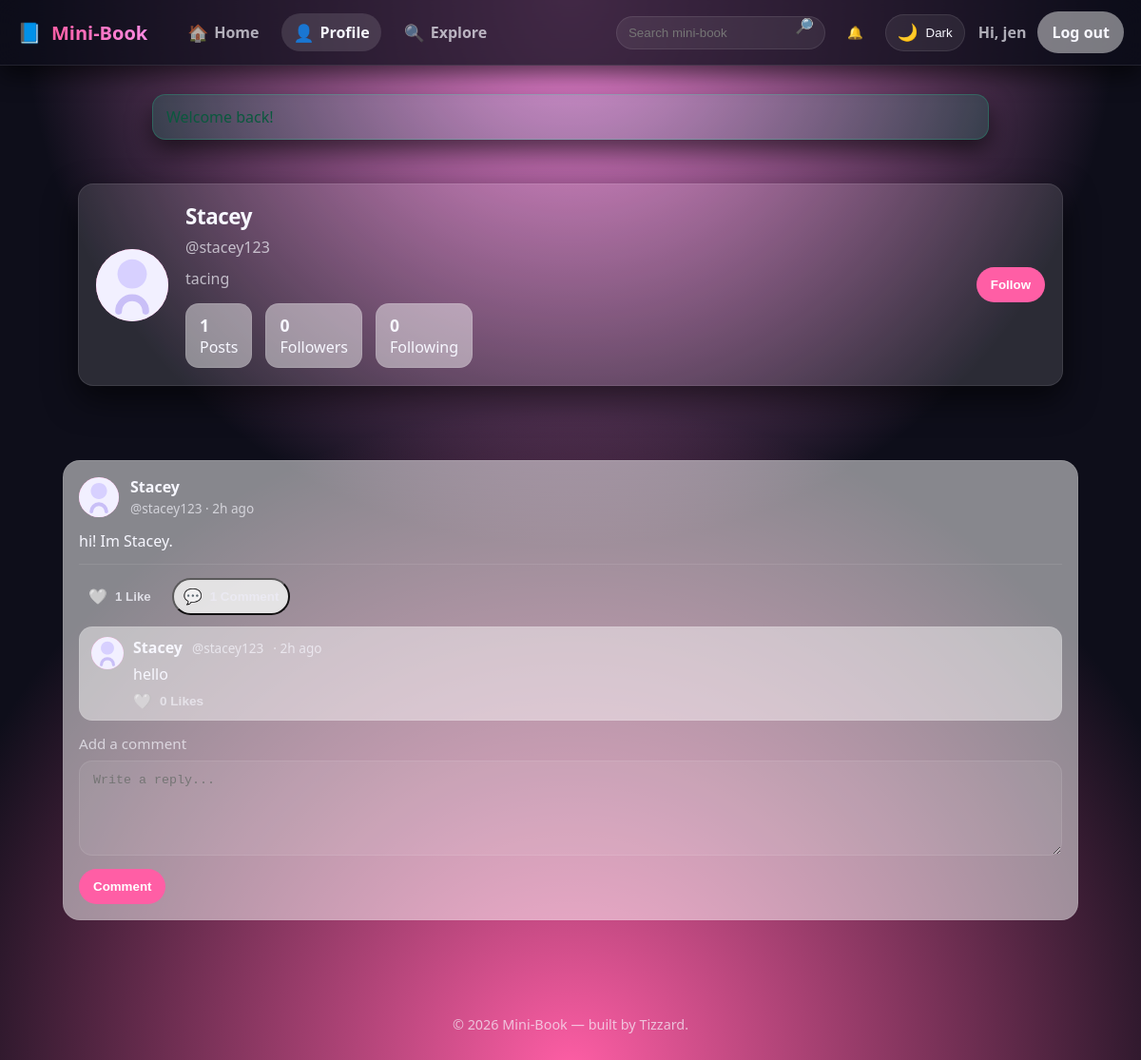
The page /profile.php?u=stacey123 (signed in) on the database its author committed.
### tables this page shows
CREATE TABLE users (
    id INTEGER PRIMARY KEY AUTOINCREMENT,
    username TEXT NOT NULL UNIQUE,
    password_hash TEXT NOT NULL,
    full_name TEXT NOT NULL,
    bio TEXT DEFAULT '',
    created_at TEXT NOT NULL
, profile_pic TEXT DEFAULT NULL);

CREATE TABLE posts (
    id INTEGER PRIMARY KEY AUTOINCREMENT,
    user_id INTEGER NOT NULL,
    content TEXT NOT NULL,
    created_at TEXT NOT NULL, media TEXT DEFAULT NULL,
    FOREIGN KEY(user_id) REFERENCES users(id) ON DELETE CASCADE
);

CREATE TABLE comments (
    id INTEGER PRIMARY KEY AUTOINCREMENT,
    user_id INTEGER NOT NULL,
    post_id INTEGER NOT NULL,
    content TEXT NOT NULL,
    created_at TEXT NOT NULL,
    FOREIGN KEY(user_id) REFERENCES users(id) ON DELETE CASCADE,
    FOREIGN KEY(post_id) REFERENCES posts(id) ON DELETE CASCADE
);

### init.php (called while the page is built, shortened)
<?php
function mini_book_db(): PDO
{
    static $pdo;
    if ($pdo instanceof PDO) {
        return $pdo;
    }
    $dsn = 'sqlite:' . MINIBOOK_DB_PATH;
    $pdo = new PDO($dsn, null, null, [
        PDO::ATTR_ERRMODE => PDO::ERRMODE_EXCEPTION,
        PDO::ATTR_DEFAULT_FETCH_MODE => PDO::FETCH_ASSOC,
    ]);
    $pdo->exec('PRAGMA foreign_keys = ON');
    return $pdo;
}
function current_user(): ?array
{
    $db = mini_book_db();
    $stmt = $db->prepare('SELECT id, username, full_name, bio, created_at FROM users WHERE id = ?');
    $stmt->execute([$_SESSION['user_id']]);
    $user = $stmt->fetch();
    return $user ?: null;
}
function flash_get(string $key): ?string
{
    if (!isset($_SESSION['flash'][$key])) {
        return null;
    }
    $msg = $_SESSION['flash'][$key];
    return $msg;
}
function escape_html(string $value): string
{
    return htmlspecialchars($value, ENT_QUOTES | ENT_SUBSTITUTE, 'UTF-8');
}
function human_time(string $datetime): string
{
    $then = new DateTime($datetime);
    $now = new DateTime();
    $diff = $now->getTimestamp() - $then->getTimestamp();
    if ($diff < 86400) {
        $h = (int)floor($diff / 3600);
        return $h . 'h ago';
    }
    return $then->format('M j, Y');
}
function asset(string $path): string
{
    $base = rtrim(dirname($_SERVER['SCRIPT_NAME'] ?? ''), '/');
    if ($base === '' || $base === '/') {
        return '/' . ltrim($path, '/');
    }
    return $base . '/' . ltrim($path, '/');
}
function menu_active(string $page): string
{
    return (basename($_SERVER['PHP_SELF']) === $page) ? 'active' : '';
}
function count_followers(int $userId): int
{
    $db = mini_book_db();
    $stmt = $db->prepare('SELECT COUNT(*) FROM follows WHERE user_id = ?');
    $stmt->execute([$userId]);
    return (int)$stmt->fetchColumn();
}
function count_following(int $userId): int
{
    $db = mini_book_db();
    $stmt = $db->prepare('SELECT COUNT(*) FROM follows WHERE follower_id = ?');
    $stmt->execute([$userId]);
    return (int)$stmt->fetchColumn();
}
function is_following(int $viewerId, int $profileId): bool
{
    $db = mini_book_db();
    $stmt = $db->prepare('SELECT 1 FROM follows WHERE follower_id = ? AND user_id = ?');
    $stmt->execute([$viewerId, $profileId]);
    return (bool)$stmt->fetchColumn();
}
function is_post_liked(int $userId, int $postId): bool
{
    $db = mini_book_db();
    $stmt = $db->prepare('SELECT 1 FROM likes WHERE user_id = ? AND post_id = ?');
    $stmt->execute([$userId, $postId]);
    return (bool)$stmt->fetchColumn();
}
function get_user_by_username(string $username): ?array
{
    $db = mini_book_db();
    $stmt = $db->prepare('SELECT id, username, full_name, bio, profile_pic, created_at FROM users WHERE username = ?');
    $stmt->execute([$username]);
    return $stmt->fetch() ?: null;
}
function get_post_like_count(int $postId): int
{
    $db = mini_book_db();
    $stmt = $db->prepare('SELECT COUNT(*) FROM likes WHERE post_id = ?');
    $stmt->execute([$postId]);
    return (int)$stmt->fetchColumn();
}
function get_posts_for_user(int $userId, int $limit = 50): array
{
    $db = mini_book_db();
    $stmt = $db->prepare(
        'SELECT p.*, u.username, u.full_name, u.profile_pic FROM posts p JOIN users u ON p.user_id = u.id WHERE p.user_id = ? ORDER BY p.created_at DESC LIMIT ?'
    );
    $stmt->bindValue(1, $userId, PDO::PARAM_INT);
    $stmt->bindValue(2, $limit, PDO::PARAM_INT);
    $stmt->execute();
    return $stmt->fetchAll();
}
function get_comments_for_post(int $postId, int $limit = 20): array
{
    $db = mini_book_db();
    $stmt = $db->prepare(
        'SELECT c.*, u.username, u.full_name, u.profile_pic FROM comments c JOIN users u ON c.user_id = u.id WHERE c.post_id = ? ORDER BY c.created_at ASC LIMIT ?'
    );
    $stmt->bindValue(1, $postId, PDO::PARAM_INT);
    $stmt->bindValue(2, $limit, PDO::PARAM_INT);
    $stmt->execute();
    return $stmt->fetchAll();
}
function get_profile_pic_url(?string $filename): string
{
    if (!$filename) {
        return asset('assets/img/avatar-placeholder.svg');
    }
    $safe = basename($filename);
    return asset('data/uploads/' . $safe);
}
function is_comment_liked(int $userId, int $commentId): bool
{
    $db = mini_book_db();
    $stmt = $db->prepare('SELECT 1 FROM comment_likes WHERE user_id = ? AND comment_id = ?');
    $stmt->execute([$userId, $commentId]);
    return (bool)$stmt->fetchColumn();
}
function get_comment_like_count(int $commentId): int
{
    $db = mini_book_db();
    $stmt = $db->prepare('SELECT COUNT(*) FROM comment_likes WHERE comment_id = ?');
    $stmt->execute([$commentId]);
    return (int)$stmt->fetchColumn();
}

### profile.php (the view, shortened to what this page needs)
<?php
require_once __DIR__ . '/init.php';
$user = current_user();
$username = trim($_GET['u'] ?? '');
$profile = get_user_by_username($username);
    ?>
    <?php
$posts = get_posts_for_user($profile['id'], 50);
$isMe = $profile['id'] === $user['id'];
$isFollowing = $isMe ? false : is_following($user['id'], $profile['id']);
require __DIR__ . '/header.php';
?>
<div class="page-wrapper">
  <div class="card">
    <div class="profile-header">
      <div class="profile-avatar" aria-hidden="true">
        <img src="<?= escape_html(get_profile_pic_url($profile['profile_pic'] ?? null)) ?>" alt="Profile picture" />
      </div>
      <div class="profile-meta">
        <h1><?= escape_html($profile['full_name']) ?></h1>
        <p style="margin: 6px 0 0; color: var(--text-muted);">@<?= escape_html($profile['username']) ?></p>
        <?php if ($profile['bio']): ?>
          <p style="margin: 10px 0 0; line-height: 1.5;"><?= nl2br(escape_html($profile['bio'])) ?></p>
        <?php else: ?>
          <p style="margin: 10px 0 0; color: var(--text-muted);">No bio yet. Add one from your feed.</p>
        <?php endif; ?>
        <div class="profile-stats">
          <div class="profile-stat">
            <strong><?= count($posts) ?></strong>
            Posts
          </div>
          <div class="profile-stat">
            <strong><?= count_followers($profile['id']) ?></strong>
            Followers
          </div>
          <div class="profile-stat">
            <strong><?= count_following($profile['id']) ?></strong>
            Following
          </div>
        </div>
      </div>
        <?php if ($isMe): ?>
          <div class="profile-settings">
            <button id="profileSettingsToggle" type="button" class="profile-settings-toggle" aria-haspopup="true" aria-expanded="false">
              <span aria-hidden="true">☰</span>
              <span>Settings</span>
            </button>
            <div id="profileSettingsDropdown" class="profile-settings-dropdown" role="menu">
              <button type="button" data-profile-action="photo">Change profile picture</button>
              <button type="button" data-profile-action="password">Change password</button>
              <button type="button" data-profile-action="bio">Edit bio</button>
              <button type="button" data-profile-action="delete" class="danger">Delete account</button>
            </div>
          </div>
        <?php else: ?>
          <div>
            <form method="post" action="post.php">
              <button type="submit" class="btn <?= $isFollowing ? 'secondary' : '' ?>">
                <?= $isFollowing ? 'Following' : 'Follow' ?>
              </button>
            </form>
          </div>
        <?php endif; ?>
      </div>
    </div>
  </div>
  <?php if (count($posts) === 0): ?>
    <div class="card" style="text-align: center;">
      <p style="margin: 0;">No posts yet. Come back later!</p>
    </div>
  <?php else: ?>
    <?php foreach ($posts as $post): ?>
      <?php
        $liked = is_post_liked($user['id'], $post['id']);
        $likeCount = get_post_like_count($post['id']);
        $commentCount = get_post_comment_count($post['id']);
        $comments = get_comments_for_post($post['id'], 4);
      ?>
      <article class="post">
        <div class="post-header">
          <a class="post-avatar" href="profile.php?u=<?= urlencode($post['username']) ?>" aria-label="View profile">
            <img src="<?= escape_html(get_profile_pic_url($post['profile_pic'] ?? null)) ?>" alt="<?= escape_html($post['full_name']) ?>" />
          </a>
          <div class="post-meta">
            <a href="profile.php?u=<?= urlencode($post['username']) ?>"><strong><?= escape_html($post['full_name']) ?></strong></a>
            <span>@<?= escape_html($post['username']) ?> · <?= human_time($post['created_at']) ?></span>
          </div>
        </div>
        <div class="post-content"><?= nl2br(escape_html($post['content'])) ?></div>
        <div class="post-actions">
          <form method="post" action="post.php" class="post-action" style="display:inline-flex;">
            <button type="submit" class="post-action <?= $liked ? 'active' : '' ?>" style="border:none; background:transparent; padding:0;">
              <span class="icon"><?= $liked ? '💖' : '🤍' ?></span>
              <span><?= $likeCount ?> Like<?= $likeCount === 1 ? '' : 's' ?></span>
            </button>
          </form>
          <button class="post-action" type="button" onclick="document.getElementById('comment-form-<?= $post['id'] ?>').scrollIntoView({ behavior: 'smooth' });">
            <span class="icon">💬</span>
            <span><?= $commentCount ?> Comment<?= $commentCount === 1 ? '' : 's' ?></span>
          </button>
        </div>
        <?php if (count($comments) > 0): ?>
          <div class="comment-list">
            <?php foreach ($comments as $comment): ?>
            <?php
              $commentLiked = is_comment_liked($user['id'], $comment['id']);
              $commentLikeCount = get_comment_like_count($comment['id']);
            ?>
              <div class="comment-item">
                <a class="comment-avatar" href="profile.php?u=<?= urlencode($comment['username']) ?>" aria-label="View profile">
                  <img src="<?= escape_html(get_profile_pic_url($comment['profile_pic'] ?? null)) ?>" alt="<?= escape_html($comment['full_name']) ?>" />
                </a>
                <div class="comment-body">
                  <div class="comment-meta">
                    <strong><?= escape_html($comment['full_name']) ?></strong>
                    <span>@<?= escape_html($comment['username']) ?></span>
                    <span>· <?= human_time($comment['created_at']) ?></span>
                  </div>
                  <p style="margin: 6px 0 0;"><?= nl2br(escape_html($comment['content'])) ?></p>
                  <div style="margin-top: 8px; font-size: 0.85rem;">
                    <form method="post" action="post.php" style="display:inline-flex; gap: 8px; align-items:center;">
                      <button type="submit" class="post-action <?= $commentLiked ? 'active' : '' ?>" style="border:none; background:transparent; padding:0;" aria-label="Like comment">
                        <span class="icon"><?= $commentLiked ? '💖' : '🤍' ?></span>
                        <span><?= $commentLikeCount ?> Like<?= $commentLikeCount === 1 ? '' : 's' ?></span>
                      </button>
                    </form>
                  </div>
                </div>
              </div>
            <?php endforeach; ?>
          </div>
        <?php endif; ?>
        <form id="comment-form-<?= $post['id'] ?>" method="post" action="post.php">
          <div class="input-group" style="margin-top: 14px;">
            <label for="comment_<?= $post['id'] ?>">Add a comment</label>
            <textarea id="comment_<?= $post['id'] ?>" name="content" required placeholder="Write a reply..."></textarea>
          </div>
          <button type="submit" class="btn" style="padding: 10px 14px;">Comment</button>
        </form>
      </article>
    <?php endforeach; ?>
  <?php endif; ?>
<?php require __DIR__ . '/footer.php';

### header.php (shortened to what this page needs)
<?php
$user = current_user();
?>
<!DOCTYPE html>
<html lang="en">
<head>
  <link rel="stylesheet" href="<?= asset('assets/css/style.css') ?>" />
</head>
<body class="site-body">
  <header class="main-header">
    <div class="header-left">
      <a class="brand" href="feed.php" aria-label="Mini-Book Home">
        <span class="brand-logo" aria-hidden="true">📘</span>
        <span class="brand-text">Mini-Book</span>
      </a>
      <?php if ($user): ?>
        <nav class="primary-nav" aria-label="Primary">
          <a href="feed.php" class="nav-link <?= menu_active('feed.php') ?>" title="Home">
            <span aria-hidden="true" class="icon">🏠</span>
            <span class="nav-label">Home</span>
          </a>
          <a href="profile.php?u=<?= urlencode($user['username']) ?>" class="nav-link <?= menu_active('profile.php') ?>" title="Profile">
            <span aria-hidden="true" class="icon">👤</span>
            <span class="nav-label">Profile</span>
          </a>
          <a href="feed.php" class="nav-link" title="Explore">
            <span aria-hidden="true" class="icon">🔍</span>
            <span class="nav-label">Explore</span>
          </a>
        </nav>
      <?php endif; ?>
    </div>
    <div class="header-right">
      <?php if ($user): ?>
        <div class="search-wrapper">
          <form method="get" action="feed.php" class="search-form" role="search">
            <input name="q" type="search" placeholder="Search mini-book" aria-label="Search" class="search-input" />
            <button type="submit" class="search-btn" title="Search">🔎</button>
          </form>
        </div>
        <div class="notifications">
          <button id="notificationsToggle" type="button" class="icon-button" aria-haspopup="true" aria-expanded="false" aria-label="Notifications" onclick="window.toggleNotifications?.()">
            <span class="icon">🔔</span>
          </button>
        </div>
      <?php endif; ?>
      <div class="toggle-wrapper" title="Toggle dark mode">
        <button id="themeToggle" class="theme-toggle" aria-label="Toggle dark mode">
          <span class="icon">🌙</span>
          <span class="toggle-label">Dark</span>
        </button>
      </div>
      <?php if ($user): ?>
        <div class="account-menu">
          <span class="account-name">Hi, <?= escape_html($user['full_name'] ?? $user['username']) ?></span>
          <a class="btn secondary" href="logout.php">Log out</a>
        </div>
      <?php endif; ?>
    </div>
  </header>
  <main class="page-wrapper">
    <?php if ($flash = flash_get('success')): ?>
      <div class="toast toast-success" role="status"><?= escape_html($flash) ?></div>
    <?php endif; ?>

### rows shown on the page
users: full_name "jen"
users: full_name "Stacey", username "stacey123", bio "tacing"
posts: user.full_name "Stacey", user.username "stacey123", created_at "2h ago", content "hi! Im Stacey.", likeCount "1", content "Write a reply..."
comments: user.full_name "Stacey", user.username "stacey123", created_at "2h ago", content "hello", commentLikeCount "0"

### other values the page prints
escape_html($flash) "Welcome back!"
count($posts) "1"
count_followers($profile['id']) "0"
count_following($profile['id']) "0"
